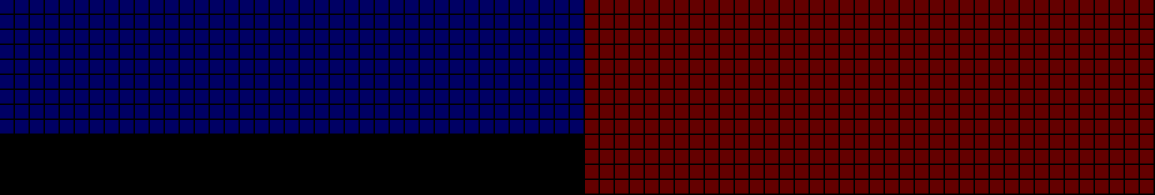
Frame 1 (no input)
Frame 60 (the mouse pressed at the canvas centre just before this capture): identical to frame 1, image omitted
Frame 120 (the mouse held since frame 60 and released just before this capture): identical to frame 1, image omitted

The Processing sketch that drew this single still picture (run headless with seeded random() and noise(); from frame 60 on, the mouse is pressed at the canvas centre):

// Processing sketch: tinyMassivePDE
// ── tinyMassivePDE.pde
/*
  This is an independently created Processing template
  for the Tiny Massive festival (https://tinymassive.io/)
  Author: Régis Frias (regisfrias.com)
  2018
*/

/*
IMPORTANT:
The following 2 lines just make the project
appear normal on computer screens.
Use '1' instead for final output. */
int screenScaleX = 15;
int screenScaleY = 15;

// Turn this off (false) here
// (or with keyboard '1')
// for live output.
boolean debug = true;

// Constants
// KEEP OUT!
static final int LEFT_SCREEN_WIDTH = 39;
static final int LEFT_SCREEN_HEIGHT = 9;
static final int RIGHT_SCREEN_WIDTH = 38;
static final int RIGHT_SCREEN_HEIGHT = 13;
static final int RIGHT_SCREEN_POSITION = LEFT_SCREEN_WIDTH;

void settings(){
  size((LEFT_SCREEN_WIDTH + RIGHT_SCREEN_WIDTH) * screenScaleX, RIGHT_SCREEN_HEIGHT * screenScaleY);
}

void setup(){
  surface.setLocation(0, 0);
}

void draw(){
  background(0);
  scale(screenScaleX, screenScaleY);
  
  // -----------------
  // Display reference
  if(debug){
    noStroke();
    fill(0,0,100);
    for(int x = 0; x < LEFT_SCREEN_WIDTH; x ++){
      for(int y = 0; y < LEFT_SCREEN_HEIGHT; y ++){
        rect(x, y, 0.9, 0.9);
      }
    }
    
    fill(100,0,0);
    for(int x = RIGHT_SCREEN_POSITION; x < RIGHT_SCREEN_WIDTH + RIGHT_SCREEN_POSITION; x++){
      for(int y = 0; y < RIGHT_SCREEN_HEIGHT; y ++){
        rect(x, y, 0.9, 0.9);
      }
    }
  }
  // -----------------
}

void keyPressed(){
  switch(key){
    //0 (Important: this button (numpad 0) should reset the game state.)
    case '0':
      println("Reset");
      break;
    /////////////////////////////////
    
    // Joystick 1
    // W, A, S, D (joystick 1 up/left/down/right)
    case 'w':
      println("Joystick 1: up");
      break;
    case 'a':
      println("Joystick 1: left");
      break;
    case 's':
      println("Joystick 1: down");
      break;
    case 'd':
      println("Joystick 1: right");
      break;

    //Q, E (2 generic buttons mounted next to joystick 1 )
    case 'q':
      println("Joystick 1: generic button 1");
      break;
    case 'e':
      println("Joystick 1: generic button 2");
      break;
    /////////////////////////////////
      
    // Joystick 2
    // I, J, K, L (joystick 2 up/left/down/right)
    case 'i':
      println("Joystick 2: up");
      break;
    case 'j':
      println("Joystick 2: left");
      break;
    case 'k':
      println("Joystick 2: down");
      break;
    case 'l':
      println("Joystick 2: right");
      break;
      
    //U, O (2 generic buttons mounted next to joystick 2 )
    case 'u':
      println("Joystick 2: generic button 1");
      break;
    case 'o':
      println("Joystick 2: generic button 2");
      break;
    /////////////////////////////////
    
    case '1':
      debug = !debug;
      println("Debug mode", debug);
      break;
  }
}
